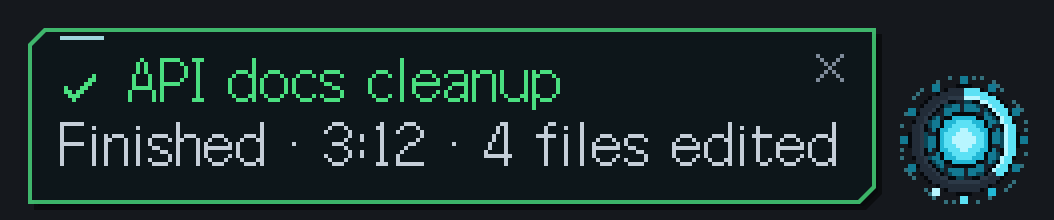
#> input picture docs/en/notice.png, 1054 x 220 px, given in place of question.png, which was not available
$ python make_docs.py
#> lines starting #> are read from the running program, lines starting #| are printed output that depends on the picture
"""Crops the widget snapshots for the README and builds the animated core strip, for
each README language (docs/<lang>/), plus the ring strip every language shares."""
import os
from PIL import Image, ImageDraw, ImageFont

ROOT = os.path.dirname(os.path.dirname(os.path.abspath(__file__)))
RAW = os.path.join(ROOT, "raw")
BG = (21, 24, 29)  # the snapshot's backdrop, #15181D
PAD = 28


LANGS = ("en", "ko", "ja")
CORE_LABELS = {
    "en": ("Idle", "Working", "Asking"),
    "ko": ("대기", "작업 중", "질문"),
    "ja": ("待機中", "作業中", "質問"),
}


NOTIFY_LABELS = {
    "en": ("Notifications on", "Notifications off"),
    "ko": ("알림 켬", "알림 끔"),
    "ja": ("通知オン", "通知オフ"),
}


def crop(lang, name):
    out = cropped(lang, name)
    os.makedirs(os.path.join(ROOT, lang), exist_ok=True)
    out.save(os.path.join(ROOT, lang, f"{name}.png"), optimize=True)
    print(lang, name, out.size)


def cropped(lang, name):
#> called with lang = 'en', name = 'question'
    shot = Image.open(os.path.join(RAW, lang, f"{name}.png")).convert("RGBA")
    img = Image.new("RGBA", shot.size, BG + (255,))
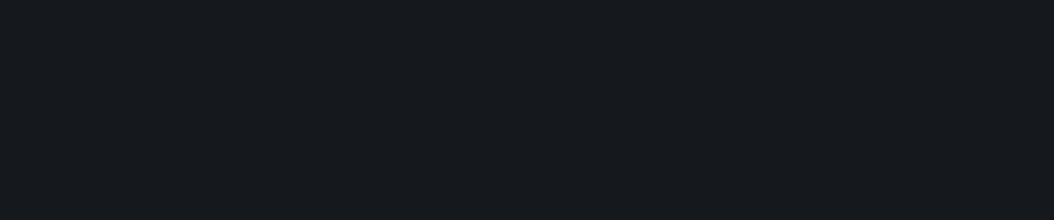
#> img: PIL image 1054x220 RGBA; mean R, G, B, A 21, 24, 29, 255
    img.alpha_composite(shot)
    img = img.convert("RGB")
#> img is the input picture: PIL image 1054x220 RGB; mean R, G, B 25.3, 41.6, 41.8
    px = img.load()
    w, h = img.size
#> w = 1054; h = 220
    xs, ys = [], []
    for y in range(0, h, 2):
        for x in range(0, w, 2):
            r, g, b = px[x, y]
            if abs(r - BG[0]) + abs(g - BG[1]) + abs(b - BG[2]) > 12:
                xs.append(x)
                ys.append(y)
#> after the loop, xs = 41439 items; ys = 41439 items
    box = (max(0, min(xs) - PAD), max(0, min(ys) - PAD), min(w, max(xs) + PAD), min(h, max(ys) + PAD))
#> box = (0, 0, 1054, 220)
#| en question (1054, 220)
    return img.crop(box)


def notify_pair(lang):
    # The same moment with notifications on and off, side by side, the cores lined up
    # along the bottom; each labelled underneath.
    on, off = cropped(lang, "notify-on"), cropped(lang, "notify-off")
#> in cropped (call 5), `shot = Image.open(os.path.join(RAW, lang, f"{name}.png")).convert("RGB..`:
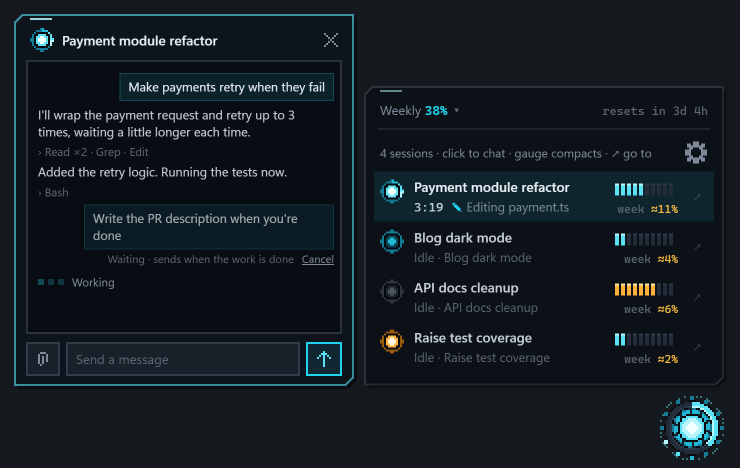
#> shot: PIL image 1480x936 RGBA (shown at 1/2 size); mean R, G, B, A 21, 28.6, 35.1, 255
#> in cropped (call 5), `img = Image.new("RGBA", shot.size, BG + (255,))`:
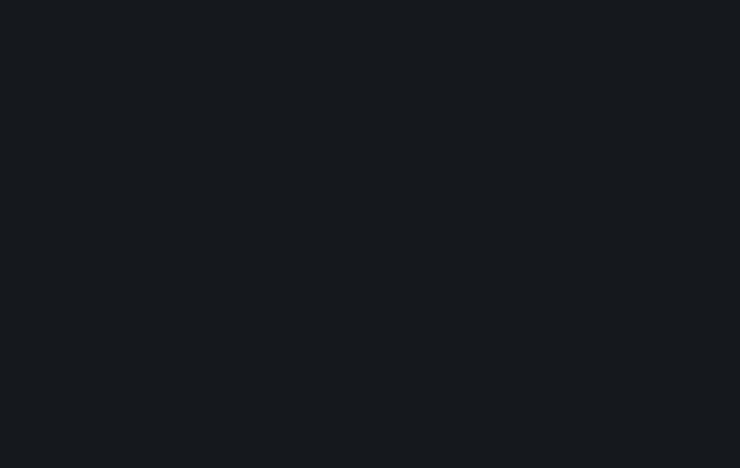
#> img: PIL image 1480x936 RGBA (shown at 1/2 size); mean R, G, B, A 21, 24, 29, 255
#> after the loop in cropped (call 5), `for y in range(0, h, 2):`: xs = 240585 items
#> in cropped (call 5), `box = (max(0, min(xs) - PAD), max(0, min(ys) - PAD), min(w, max(xs) + ..`: box = (0, 0, 1480, 936)
    gap = 64
    font = label_font(26, lang)
    height = max(on.height, off.height) + 56
    sheet = Image.new("RGB", (on.width + gap + off.width, height), BG)
    dr = ImageDraw.Draw(sheet)
    for img, x, label in ((on, 0, NOTIFY_LABELS[lang][0]), (off, on.width + gap, NOTIFY_LABELS[lang][1])):
        top = height - 56 - img.height
        sheet.paste(img, (x, top))
        tw = dr.textlength(label, font=font)
        dr.text((x + img.width - PAD - 64 - tw / 2, height - 46), label, font=font, fill=(125, 138, 153))
    path = os.path.join(ROOT, lang, "notify.png")
    sheet.save(path, optimize=True)
    print(lang, "notify.png", sheet.size)


# [61 lines left out: functions core_strip, label_font, ring_strip, not called in this run]


for lang in LANGS:
    for name in ("question", "panel-chat", "week", "notice"):
        crop(lang, name)
#> (the run stopped early here; a loop or call above may not have finished)
